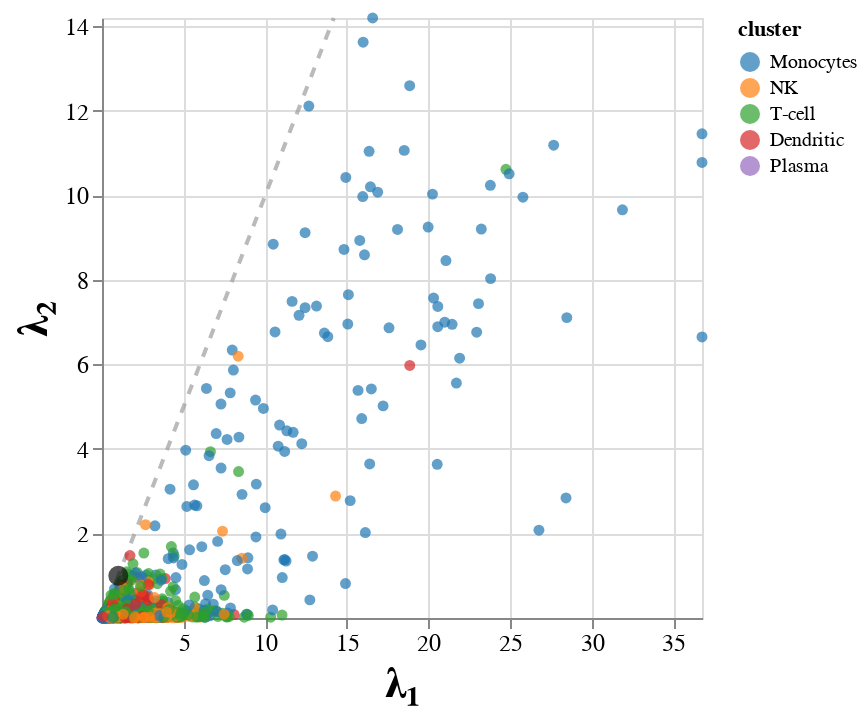

The notebook cell this image was saved under:
### Markdown cell above
Let's now look at a less standard (but still static) plot. We'll compare the singular values from the local metrics estimated above. Please give a sense of the dilation and compression induced by the embedding locally around a cell. Ideally these would all be close to the identity of line meaning that no one direction along the true manifold is stretched more than any another. Here, though we noticed that often the x-axis (first singular value, $\lambda_1$) is quite a bit larger than the y-axis (second singular value, $\lambda_2$). The directions with the larger $\lambda_{1}$ relative to $\lambda_{2}$ have been stretched. We also noticed that the T-cells and some NK cells have the more severe distortion, since their x-axis values can be much larger than their y-axis values.

### Code cell
from distortions.visualization import eigenvalue_plot

lambda_plot = eigenvalue_plot(
    Hs, embedding["cell_type"],
    sort_order=["Monocytes", "NK", "T-cell", "Dendritic", "Plasma", "B-cell", "Other"]
).configure_axis(labelFontSize=12, titleFontSize=22)\
 .configure_range(category=['#1f77b4', '#ff7f0e', '#2ca02c', '#d62728', '#9467bd'])

lambda_plot.save(f"{save_dir}/pbmc_lambda_random.svg")
lambda_plot

### Figure 1 — Vega-Lite specification as saved in the notebook (floating-point values rounded to 4 significant figures; data arrays with more than 128 entries replaced by an {"elided": "..."} marker saying what was removed)
{"config": {"view": {"continuousWidth": 300, "continuousHeight": 300}, "axis": {"labelFontSize": 12, "titleFontSize": 22}, "range": {"category": ["#1f77b4", "#ff7f0e", "#2ca02c", "#d62728", "#9467bd"]}}, "layer": [{"data": {"name": "data-4c161c5d5051385ebeeee8894da07f24"}, "mark": {"type": "line", "color": "#9d9d9d", "opacity": 0.7, "strokeDash": [5, 5]}, "encoding": {"x": {"field": "s0", "scale": {"domain": [0.0008339, 36.75]}, "type": "quantitative"}, "y": {"field": "s1", "scale": {"domain": [0.0001001, 14.2]}, "type": "quantitative"}}}, {"data": {"name": "data-bae0e7df04198667acb176b7866e8fc5"}, "mark": {"type": "circle"}, "encoding": {"color": {"field": "cluster", "sort": ["Monocytes", "NK", "T-cell", "Dendritic", "Plasma", "B-cell", "Other"], "type": "nominal"}, "x": {"axis": {"title": "λ₁"}, "field": "s0", "scale": {"domain": [0.0008339, 36.75]}, "type": "quantitative"}, "y": {"axis": {"title": "λ₂"}, "field": "s1", "scale": {"domain": [0.0001001, 14.2]}, "type": "quantitative"}}}, {"data": {"name": "data-24d1c67a8fbe6f5f6dcb6c177fdf0d78"}, "mark": {"type": "circle", "color": "#0c0c0c", "size": 100}, "encoding": {"x": {"field": "s0", "scale": {"domain": [0.0008339, 36.75]}, "type": "quantitative"}, "y": {"field": "s1", "scale": {"domain": [0.0001001, 14.2]}, "type": "quantitative"}}}], "$schema": "https://vega.github.io/schema/vega-lite/v5.20.1.json", "datasets": {"data-4c161c5d5051385ebeeee8894da07f24": [{"s0": 0.0008339, "s1": 0.0008339}, {"s0": 14.2, "s1": 14.2}], "data-bae0e7df04198667acb176b7866e8fc5": {"elided": "2638 records"}, "data-24d1c67a8fbe6f5f6dcb6c177fdf0d78": [{"s0": 1, "s1": 1}]}}
